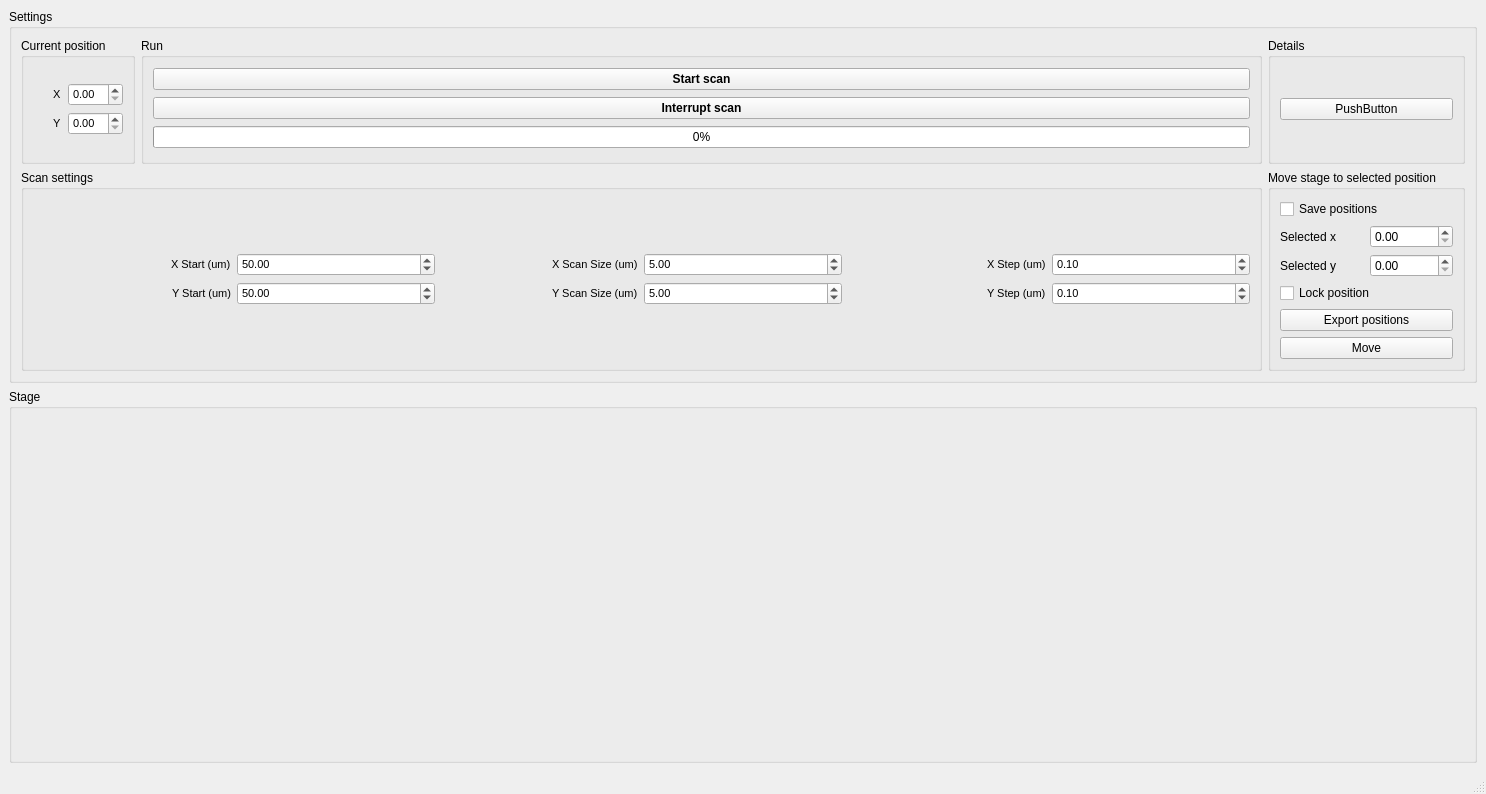
<?xml version="1.0" encoding="UTF-8"?>
<ui version="4.0">
 <class>MainWindow</class>
 <widget class="QMainWindow" name="MainWindow">
  <property name="geometry">
   <rect>
    <x>0</x>
    <y>0</y>
    <width>1486</width>
    <height>794</height>
   </rect>
  </property>
  <property name="sizePolicy">
   <sizepolicy hsizetype="MinimumExpanding" vsizetype="Ignored">
    <horstretch>0</horstretch>
    <verstretch>0</verstretch>
   </sizepolicy>
  </property>
  <property name="minimumSize">
   <size>
    <width>100</width>
    <height>100</height>
   </size>
  </property>
  <property name="windowTitle">
   <string>MainWindow</string>
  </property>
  <widget class="QWidget" name="centralwidget">
   <layout class="QVBoxLayout" name="verticalLayout_3">
    <item>
     <widget class="QGroupBox" name="groupBox">
      <property name="title">
       <string>Settings</string>
      </property>
      <property name="flat">
       <bool>true</bool>
      </property>
      <layout class="QGridLayout" name="gridLayout_10">
       <item row="0" column="1" rowspan="2">
        <widget class="QGroupBox" name="groupBox_3">
         <property name="title">
          <string>Run</string>
         </property>
         <layout class="QGridLayout" name="gridLayout_4">
          <item row="2" column="0">
           <widget class="QProgressBar" name="progressBar">
            <property name="value">
             <number>0</number>
            </property>
           </widget>
          </item>
          <item row="0" column="0">
           <widget class="QPushButton" name="start_scan_pushButton">
            <property name="font">
             <font>
              <weight>75</weight>
              <bold>true</bold>
             </font>
            </property>
            <property name="text">
             <string>Start scan</string>
            </property>
           </widget>
          </item>
          <item row="1" column="0">
           <widget class="QPushButton" name="interrupt_scan_pushButton">
            <property name="font">
             <font>
              <weight>75</weight>
              <bold>true</bold>
             </font>
            </property>
            <property name="text">
             <string>Interrupt scan</string>
            </property>
           </widget>
          </item>
         </layout>
        </widget>
       </item>
       <item row="0" column="0" rowspan="2">
        <widget class="QGroupBox" name="groupBox_4">
         <property name="title">
          <string>Current position</string>
         </property>
         <layout class="QGridLayout" name="gridLayout_7">
          <item row="0" column="0">
           <layout class="QGridLayout" name="gridLayout_5">
            <item row="0" column="1">
             <widget class="QDoubleSpinBox" name="x_pos_doubleSpinBox">
              <property name="font">
               <font>
                <pointsize>8</pointsize>
               </font>
              </property>
             </widget>
            </item>
            <item row="1" column="1">
             <widget class="QDoubleSpinBox" name="y_pos_doubleSpinBox">
              <property name="font">
               <font>
                <pointsize>8</pointsize>
               </font>
              </property>
             </widget>
            </item>
            <item row="0" column="0" alignment="Qt::AlignRight">
             <widget class="QLabel" name="label">
              <property name="font">
               <font>
                <pointsize>8</pointsize>
               </font>
              </property>
              <property name="text">
               <string>X</string>
              </property>
             </widget>
            </item>
            <item row="1" column="0" alignment="Qt::AlignRight">
             <widget class="QLabel" name="label_2">
              <property name="font">
               <font>
                <pointsize>8</pointsize>
               </font>
              </property>
              <property name="text">
               <string>Y</string>
              </property>
             </widget>
            </item>
           </layout>
          </item>
         </layout>
        </widget>
       </item>
       <item row="2" column="2">
        <widget class="QGroupBox" name="groupBox_2">
         <property name="title">
          <string>Move stage to selected position</string>
         </property>
         <layout class="QVBoxLayout" name="verticalLayout_2">
          <item>
           <widget class="QCheckBox" name="save_positions_checkBox">
            <property name="text">
             <string>Save positions</string>
            </property>
           </widget>
          </item>
          <item>
           <layout class="QGridLayout" name="gridLayout">
            <item row="1" column="0">
             <widget class="QLabel" name="label_11">
              <property name="text">
               <string>Selected y</string>
              </property>
             </widget>
            </item>
            <item row="0" column="0">
             <widget class="QLabel" name="label_10">
              <property name="text">
               <string>Selected x</string>
              </property>
             </widget>
            </item>
            <item row="0" column="1">
             <widget class="QDoubleSpinBox" name="x_clicked_doubleSpinBox"/>
            </item>
            <item row="1" column="1">
             <widget class="QDoubleSpinBox" name="y_clicked_doubleSpinBox"/>
            </item>
           </layout>
          </item>
          <item>
           <widget class="QCheckBox" name="lock_position_checkBox">
            <property name="text">
             <string>Lock position</string>
            </property>
           </widget>
          </item>
          <item>
           <widget class="QPushButton" name="export_positions_pushButton">
            <property name="text">
             <string>Export positions</string>
            </property>
           </widget>
          </item>
          <item>
           <widget class="QPushButton" name="move_to_selected_pushButton">
            <property name="text">
             <string>Move</string>
            </property>
           </widget>
          </item>
         </layout>
        </widget>
       </item>
       <item row="0" column="2" rowspan="2">
        <widget class="QGroupBox" name="details_groupBox">
         <property name="title">
          <string>Details</string>
         </property>
         <layout class="QVBoxLayout" name="verticalLayout">
          <item>
           <widget class="QPushButton" name="pushButton">
            <property name="text">
             <string>PushButton</string>
            </property>
           </widget>
          </item>
         </layout>
        </widget>
       </item>
       <item row="2" column="0" colspan="2">
        <widget class="QGroupBox" name="groupBox_6">
         <property name="title">
          <string>Scan settings</string>
         </property>
         <layout class="QGridLayout" name="gridLayout_6">
          <item row="0" column="0" colspan="2">
           <layout class="QGridLayout" name="gridLayout_3">
            <item row="1" column="5">
             <widget class="QDoubleSpinBox" name="y_step_doubleSpinBox">
              <property name="font">
               <font>
                <pointsize>8</pointsize>
               </font>
              </property>
              <property name="value">
               <double>0.100000000000000</double>
              </property>
             </widget>
            </item>
            <item row="0" column="4" alignment="Qt::AlignRight">
             <widget class="QLabel" name="label_6">
              <property name="font">
               <font>
                <pointsize>8</pointsize>
               </font>
              </property>
              <property name="text">
               <string>X Step (um)</string>
              </property>
             </widget>
            </item>
            <item row="0" column="1">
             <widget class="QDoubleSpinBox" name="x_start_doubleSpinBox">
              <property name="font">
               <font>
                <pointsize>8</pointsize>
               </font>
              </property>
              <property name="maximum">
               <double>100.000000000000000</double>
              </property>
              <property name="value">
               <double>50.000000000000000</double>
              </property>
             </widget>
            </item>
            <item row="1" column="1">
             <widget class="QDoubleSpinBox" name="y_start_doubleSpinBox">
              <property name="font">
               <font>
                <pointsize>8</pointsize>
               </font>
              </property>
              <property name="maximum">
               <double>100.000000000000000</double>
              </property>
              <property name="value">
               <double>50.000000000000000</double>
              </property>
             </widget>
            </item>
            <item row="1" column="0" alignment="Qt::AlignRight">
             <widget class="QLabel" name="label_8">
              <property name="font">
               <font>
                <pointsize>8</pointsize>
               </font>
              </property>
              <property name="text">
               <string>Y Start (um)</string>
              </property>
             </widget>
            </item>
            <item row="1" column="2" alignment="Qt::AlignRight">
             <widget class="QLabel" name="label_4">
              <property name="font">
               <font>
                <pointsize>8</pointsize>
               </font>
              </property>
              <property name="text">
               <string>Y Scan Size (um)</string>
              </property>
             </widget>
            </item>
            <item row="1" column="4" alignment="Qt::AlignRight">
             <widget class="QLabel" name="label_7">
              <property name="font">
               <font>
                <pointsize>8</pointsize>
               </font>
              </property>
              <property name="text">
               <string>Y Step (um)</string>
              </property>
             </widget>
            </item>
            <item row="0" column="5">
             <widget class="QDoubleSpinBox" name="x_step_doubleSpinBox">
              <property name="font">
               <font>
                <pointsize>8</pointsize>
               </font>
              </property>
              <property name="singleStep">
               <double>1.000000000000000</double>
              </property>
              <property name="value">
               <double>0.100000000000000</double>
              </property>
             </widget>
            </item>
            <item row="0" column="3">
             <widget class="QDoubleSpinBox" name="x_size_doubleSpinBox">
              <property name="font">
               <font>
                <pointsize>8</pointsize>
               </font>
              </property>
              <property name="value">
               <double>5.000000000000000</double>
              </property>
             </widget>
            </item>
            <item row="1" column="3">
             <widget class="QDoubleSpinBox" name="y_size_doubleSpinBox">
              <property name="font">
               <font>
                <pointsize>8</pointsize>
               </font>
              </property>
              <property name="value">
               <double>5.000000000000000</double>
              </property>
             </widget>
            </item>
            <item row="0" column="0" alignment="Qt::AlignRight">
             <widget class="QLabel" name="label_9">
              <property name="font">
               <font>
                <pointsize>8</pointsize>
               </font>
              </property>
              <property name="text">
               <string>X Start (um)</string>
              </property>
             </widget>
            </item>
            <item row="0" column="2" alignment="Qt::AlignRight">
             <widget class="QLabel" name="label_5">
              <property name="font">
               <font>
                <pointsize>8</pointsize>
               </font>
              </property>
              <property name="text">
               <string>X Scan Size (um)</string>
              </property>
             </widget>
            </item>
           </layout>
          </item>
         </layout>
        </widget>
       </item>
      </layout>
     </widget>
    </item>
    <item>
     <widget class="QGroupBox" name="stage_groupBox">
      <property name="title">
       <string>Stage</string>
      </property>
      <layout class="QGridLayout" name="gridLayout_2"/>
     </widget>
    </item>
   </layout>
  </widget>
  <widget class="QMenuBar" name="menubar">
   <property name="geometry">
    <rect>
     <x>0</x>
     <y>0</y>
     <width>1486</width>
     <height>31</height>
    </rect>
   </property>
  </widget>
  <widget class="QStatusBar" name="statusbar"/>
 </widget>
 <tabstops>
  <tabstop>x_start_doubleSpinBox</tabstop>
  <tabstop>y_start_doubleSpinBox</tabstop>
  <tabstop>x_size_doubleSpinBox</tabstop>
  <tabstop>y_size_doubleSpinBox</tabstop>
  <tabstop>x_step_doubleSpinBox</tabstop>
  <tabstop>y_step_doubleSpinBox</tabstop>
 </tabstops>
 <resources/>
 <connections/>
</ui>
